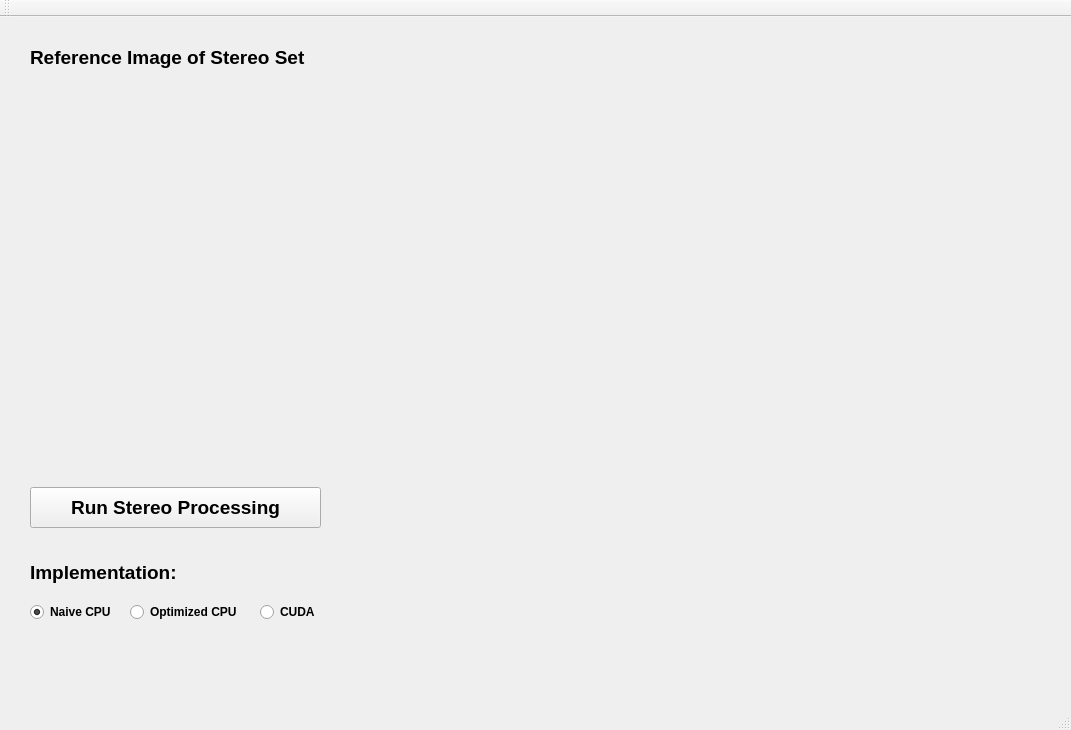
<?xml version="1.0" encoding="utf-8"?>
<ui version="4.0">
  <class>BeliefPropQtGUIClass</class>
  <widget class="QMainWindow" name="BeliefPropQtGUIClass">
    <property name="geometry">
      <rect>
        <x>0</x>
        <y>0</y>
        <width>1071</width>
        <height>730</height>
      </rect>
    </property>
    <property name="windowTitle">
      <string>BeliefPropQtGUI</string>
    </property>
    <widget class="QWidget" name="centralWidget">
      <widget class="QLabel" name="targetImage">
        <property name="enabled">
          <bool>true</bool>
        </property>
        <property name="geometry">
          <rect>
            <x>30</x>
            <y>70</y>
            <width>501</width>
            <height>381</height>
          </rect>
        </property>
        <property name="text">
          <string/>
        </property>
        <property name="scaledContents">
          <bool>true</bool>
        </property>
      </widget>
      <widget class="QPushButton" name="pushButton_2">
        <property name="geometry">
          <rect>
            <x>30</x>
            <y>470</y>
            <width>291</width>
            <height>41</height>
          </rect>
        </property>
        <property name="font">
          <font>
            <pointsize>14</pointsize>
            <weight>75</weight>
            <bold>true</bold>
          </font>
        </property>
        <property name="text">
          <string>Run Stereo Processing</string>
        </property>
      </widget>
      <widget class="QRadioButton" name="radioButton">
        <property name="geometry">
          <rect>
            <x>30</x>
            <y>585</y>
            <width>141</width>
            <height>20</height>
          </rect>
        </property>
        <property name="font">
          <font>
            <weight>75</weight>
            <bold>true</bold>
          </font>
        </property>
        <property name="text">
          <string>Naive CPU</string>
        </property>
        <property name="checked">
          <bool>true</bool>
        </property>
        <attribute name="buttonGroup">
          <string notr="true">buttonGroup</string>
        </attribute>
      </widget>
      <widget class="QRadioButton" name="radioButton_2">
        <property name="geometry">
          <rect>
            <x>130</x>
            <y>585</y>
            <width>121</width>
            <height>20</height>
          </rect>
        </property>
        <property name="font">
          <font>
            <weight>75</weight>
            <bold>true</bold>
          </font>
        </property>
        <property name="text">
          <string>Optimized CPU</string>
        </property>
        <attribute name="buttonGroup">
          <string notr="true">buttonGroup</string>
        </attribute>
      </widget>
      <widget class="QRadioButton" name="radioButton_3">
        <property name="geometry">
          <rect>
            <x>260</x>
            <y>585</y>
            <width>95</width>
            <height>20</height>
          </rect>
        </property>
        <property name="font">
          <font>
            <weight>75</weight>
            <bold>true</bold>
          </font>
        </property>
        <property name="text">
          <string>CUDA</string>
        </property>
        <attribute name="buttonGroup">
          <string notr="true">buttonGroup</string>
        </attribute>
      </widget>
      <widget class="QLabel" name="label">
        <property name="geometry">
          <rect>
            <x>30</x>
            <y>540</y>
            <width>241</width>
            <height>31</height>
          </rect>
        </property>
        <property name="font">
          <font>
            <pointsize>14</pointsize>
            <weight>75</weight>
            <bold>true</bold>
          </font>
        </property>
        <property name="text">
          <string>Implementation:</string>
        </property>
        <property name="textFormat">
          <enum>Qt::PlainText</enum>
        </property>
      </widget>
      <widget class="QLabel" name="label_2">
        <property name="geometry">
          <rect>
            <x>30</x>
            <y>20</y>
            <width>971</width>
            <height>41</height>
          </rect>
        </property>
        <property name="font">
          <font>
            <pointsize>14</pointsize>
            <weight>75</weight>
            <bold>true</bold>
          </font>
        </property>
        <property name="text">
          <string>Reference Image of Stereo Set</string>
        </property>
      </widget>
    </widget>
    <widget class="QMenuBar" name="menuBar">
      <property name="geometry">
        <rect>
          <x>0</x>
          <y>0</y>
          <width>1071</width>
          <height>26</height>
        </rect>
      </property>
    </widget>
    <widget class="QToolBar" name="mainToolBar">
      <attribute name="toolBarArea">
        <enum>TopToolBarArea</enum>
      </attribute>
      <attribute name="toolBarBreak">
        <bool>false</bool>
      </attribute>
    </widget>
    <widget class="QStatusBar" name="statusBar"/>
  </widget>
  <layoutdefault spacing="6" margin="11"/>
  <connections/>
  <buttongroups>
    <buttongroup name="buttonGroup"/>
  </buttongroups>
</ui>
